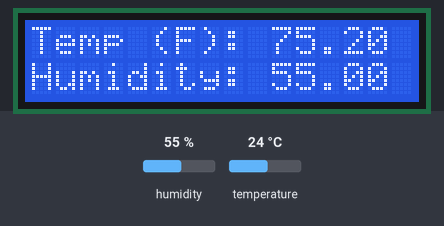
Simulated run of this sketch. Board: Arduino Uno, built with avr-gcc and run on an emulated ATmega328P. Parts: 16×2 character LCD. The inputs (shaded band) are chosen by the test bench; at power-on: humidity 55 %, temperature 24 °C. What the sketch prints to the serial monitor is not drawn.

Above: at 1.2 s.
1.3 s: humidity set to 22 %
At 4.8 s:
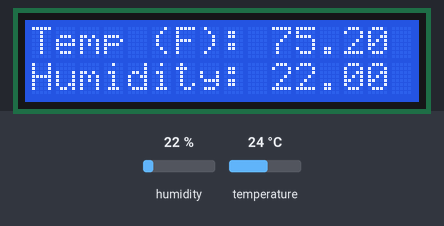
5.1 s: temperature set to 12 °C
At 7.4 s:
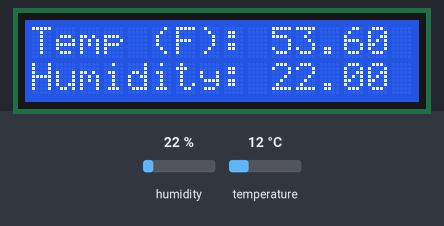
7.8 s: humidity set to 40 %
At 12.5 s:
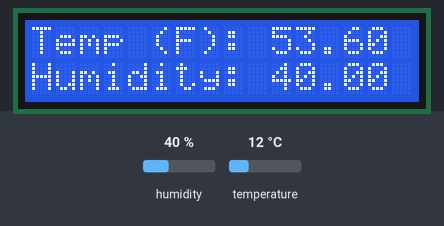
12.8 s: temperature set to 19 °C
At 15.2 s:
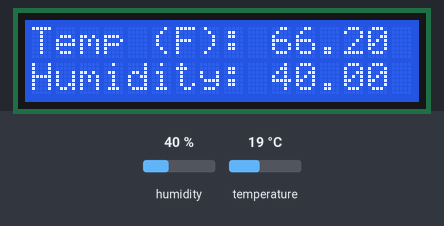
Timing chart, 0 to 16.5 s (numbered marks = the images above; inputs shaded):
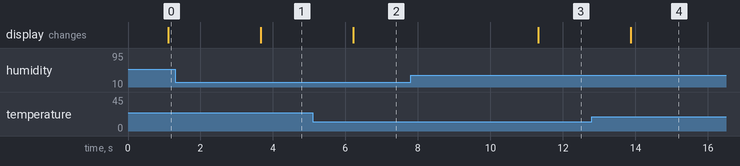

Measured:
- after the input at 1.3 s, the display: changes after 2.4 s (image 1)
- after the input at 5.1 s, the display: changes after 1.1 s (image 2)
- after the input at 7.8 s, the display: changes after 3.5 s (image 3)
- after the input at 12.8 s, the display: changes after 1.1 s (image 4)

The sketch:

test_integ_2.ino
```cpp
/*
Project: I2C LCD Backpack Arduino Experiment
By: T.K.Hareendran/TechNode Protolabz
For: https://www.electroschematics.com
Includes: Library from https://bitbucket.org/fmalpartida/new-liquidcrystal/downloads*
Hardware/Controller: See article
Software/Sketch: Precisely adapted – Ref: Internet
Date: December 2015
*/
#include "Wire.h" // For I2C
#include "LCD.h" // For LCD
#include "LiquidCrystal_I2C.h" // Added library*
#include "SparkFun_Si7021_Breakout_Library.h"  // Added lib for Si7021 Temp and Humid

/********************************************************************************************************************
 *                                             pre-dec for LiquidCrystal
********************************************************************************************************************/
//Set the pins on the I2C chip used for LCD connections
//ADDR,EN,R/W,RS,D4,D5,D6,D7
LiquidCrystal_I2C lcd(0x3F,2,1,0,4,5,6,7); // 0x27 is the default I2C bus address of the backpack-see article
/*******************************************************************************************************************/

/********************************************************************************************************************
 *                                         pre-dec for Si7021 Temp and Humid
*********************************************************************************************************************/
float humidity = 0;
float tempf = 0;

//Create Instance of HTU21D or SI7021 temp and humidity sensor and MPL3115A2 barrometric sensor
Weather sensor;
/********************************************************************************************************************/


void setup()
{
  // **********Serial for testing**********
  Serial.begin(9600);   // open serial over USB at 9600 baud
  //Initialize the I2C sensors and ping them
  sensor.begin();
  // **********Serial for testing**********


  // Set off LCD module
  lcd.begin (16,2); // 16 x 2 LCD module
  lcd.setBacklightPin(3,POSITIVE); // BL, BL_POL
  lcd.setBacklight(HIGH);
}
void loop()
{
/********************************************************************************************************************
*                                         void loop for Si7021 Temp and Humid
********************************************************************************************************************/
  //Get readings from all sensors
  getWeather();
  printInfo();
  delay(1000);
/*******************************************************************************************************************/

/********************************************************************************************************************
*                                            void loop for LiquidCrystal
********************************************************************************************************************/
   lcd.home (); // Set cursor to 0,0
   lcd.print("Temp (F): "); // Custom text
   lcd.print(tempf);
   lcd.setCursor (0,1); // Go to home of 2nd line
   lcd.print("Humidity: ");
   lcd.print(humidity);
   //delay(1000); // Blinks of backlight
   //lcd.setBacklight(LOW); // Backlight off
   delay(500);
   lcd.setBacklight(HIGH); // Backlight on
   delay(1000);
/*******************************************************************************************************************/
}


/********************************************************************************************************************
*******************************************************************************************************************
*                                                   $$functions$$
*******************************************************************************************************************
********************************************************************************************************************/
//Si7021 Temp and Humid weather function
void getWeather()
{
  // Measure Relative Humidity from the HTU21D or Si7021
  humidity = sensor.getRH();

  // Measure Temperature from the HTU21D or Si7021
  tempf = sensor.getTempF();
  // Temperature is measured every time RH is requested.
  // It is faster, therefore, to read it from previous RH
  // measurement with getTemp() instead with readTemp()
}

//Si7021 Temp and Humid print function
void printInfo()
{
//This function prints the weather data out to the default Serial Port

  Serial.print("Temp:");
  Serial.print(tempf);
  Serial.print("F, ");

  Serial.print("Humidity:");
  Serial.print(humidity);
  Serial.println("%");
}
```
